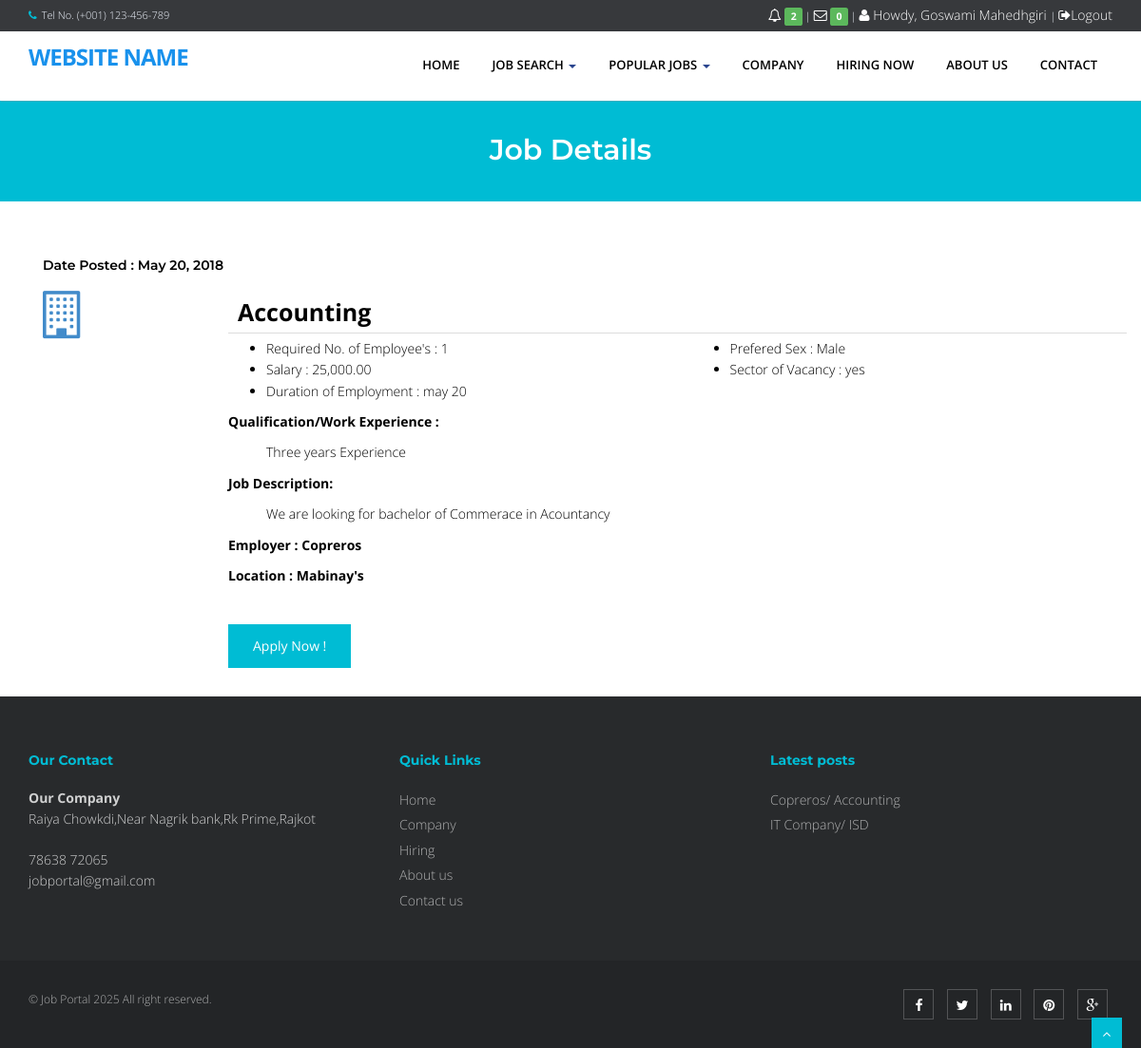
The app's page /job portal package/eris/index.php?q=viewjob&search=2 (signed in) with its own data.
### tables this page shows
CREATE TABLE `tblapplicants` (
  `APPLICANTID` int(11) NOT NULL,
  `FNAME` varchar(90) NOT NULL,
  `LNAME` varchar(90) NOT NULL,
  `MNAME` varchar(90) NOT NULL,
  `ADDRESS` varchar(255) NOT NULL,
  `SEX` varchar(11) NOT NULL,
  `CIVILSTATUS` varchar(30) NOT NULL,
  `BIRTHDATE` date NOT NULL,
  `BIRTHPLACE` varchar(255) NOT NULL,
  `AGE` int(2) NOT NULL,
  `USERNAME` varchar(90) NOT NULL,
  `PASS` varchar(90) NOT NULL,
  `EMAILADDRESS` varchar(90) NOT NULL,
  `CONTACTNO` varchar(90) NOT NULL,
  `DEGREE` text NOT NULL,
  `APPLICANTPHOTO` varchar(255) NOT NULL,
  `NATIONALID` varchar(255) NOT NULL
);

CREATE TABLE `tbljob` (
  `JOBID` int(11) NOT NULL,
  `COMPANYID` int(11) NOT NULL,
  `CATEGORY` varchar(90) NOT NULL,
  `OCCUPATIONTITLE` varchar(90) NOT NULL,
  `REQ_NO_EMPLOYEES` int(11) NOT NULL,
  `SALARIES` double NOT NULL,
  `DURATION_EMPLOYEMENT` varchar(90) NOT NULL,
  `QUALIFICATION_WORKEXPERIENCE` text NOT NULL,
  `JOBDESCRIPTION` text NOT NULL,
  `PREFEREDSEX` varchar(30) NOT NULL,
  `SECTOR_VACANCY` text NOT NULL,
  `JOBSTATUS` varchar(90) NOT NULL,
  `DATEPOSTED` datetime NOT NULL
);

CREATE TABLE `tblcompany` (
  `COMPANYID` int(11) NOT NULL,
  `COMPANYNAME` varchar(90) NOT NULL,
  `COMPANYADDRESS` varchar(90) NOT NULL,
  `COMPANYCONTACTNO` varchar(30) NOT NULL,
  `COMPANYSTATUS` varchar(90) NOT NULL,
  `COMPANYMISSION` text NOT NULL
);

### job portal package/eris/index.php (called while the page is built, shortened)
<?php
require_once("include/initialize.php");
$view = (isset($_GET['q']) && $_GET['q'] != '') ? $_GET['q'] : '';
switch ($view) {
	case 'viewjob' :
        $title="Job Details";
		break;
}
require_once("theme/templates.php");
?>

### job portal package/eris/include/database.php (called while the page is built, shortened)
<?php
class Database {
    private $conn;
    public $sql_string = '';
    public function open_connection() {
        $this->conn = mysqli_connect(server, user, pass);
        $db_select = mysqli_select_db($this->conn, database_name);
    }
    function setQuery($sql = '') {
        $this->sql_string = $sql;
    }
    function executeQuery() {
        $result = mysqli_query($this->conn, $this->sql_string);
        return $result;
    }
    private function confirm_query($result) {
        return $result;
    }
    function loadResultList($key = '') {
        $cur = $this->executeQuery();
        $array = [];
        while ($row = mysqli_fetch_object($cur)) {
            if ($key) {
                $array[$row->$key] = $row;
            } else {
                $array[] = $row;
            }
        }
        return $array;
    }
    function loadSingleResult() {
        $cur = $this->executeQuery();
        $row = mysqli_fetch_object($cur);
        return $row;
    }
}
$mydb = new Database();
?>

### job portal package/eris/include/applicant.php (called while the page is built, shortened)
<?php
require_once(LIB_PATH.DS.'database.php');
class Applicants {
	protected static  $tblname = "tblapplicants";
	function single_applicant($id=""){
			global $mydb;
			$mydb->setQuery("SELECT * FROM ".self::$tblname."
				Where APPLICANTID= '{$id}' LIMIT 1");
			$cur = $mydb->loadSingleResult();
			return $cur;
	}
}
?>

### job portal package/eris/theme/templates.php (the view, shortened to what this page needs)
 <!DOCTYPE html>
<html lang="en">
<head>
<link href="<?php echo web_root; ?>plugins/home-plugins/css/bootstrap.min.css" rel="stylesheet" />
<link href="<?php echo web_root; ?>plugins/home-plugins/css/fancybox/jquery.fancybox.css" rel="stylesheet">
<link href="<?php echo web_root; ?>plugins/home-plugins/css/flexslider.css" rel="stylesheet" />
<link href="<?php echo web_root; ?>plugins/home-plugins/css/style.css" rel="stylesheet" />
<link rel="stylesheet" href="<?php echo web_root;?>plugins/font-awesome/css/font-awesome.min.css">
<link rel="stylesheet" href="<?php echo web_root;?>plugins/dataTables/jquery.dataTables.min.css">
<link rel="stylesheet" href="<?php echo web_root;?>plugins/dataTables/jquery.dataTables_themeroller.css">
<link href="<?php echo web_root; ?>plugins/datepicker/bootstrap-datetimepicker.min.css" rel="stylesheet" media="screen">
<link href="<?php echo web_root; ?>plugins/datepicker/datepicker3.css" rel="stylesheet" media="screen">
</head>
<body>
<div id="wrapper" class="home-page">
  <header>
        <div class="topbar navbar-fixed-top">
          <div class="container">
            <div class="row">
              <div class="col-md-12">
                <p class="pull-left hidden-xs"><i class="fa fa-phone"></i>Tel No. (+001) 123-456-789</p>
                <?php if (isset($_SESSION['APPLICANTID'])) {
                    $sql = "SELECT count(*) as 'COUNTNOTIF' FROM `tbljob` ORDER BY `DATEPOSTED` DESC";
                    $mydb->setQuery($sql);
                    $showNotif = $mydb->loadSingleResult();
                    $notif =isset($showNotif->COUNTNOTIF) ? $showNotif->COUNTNOTIF : 0;
                    $applicant = new Applicants();
                    $appl  = $applicant->single_applicant($_SESSION['APPLICANTID']);
                    $sql ="SELECT count(*) as 'COUNT' FROM `tbljobregistration` WHERE `PENDINGAPPLICATION`=0 AND `HVIEW`=0 AND `APPLICANTID`='{$appl->APPLICANTID}'";
                    $mydb->setQuery($sql);
                    $showMsg = $mydb->loadSingleResult();
                    $msg =isset($showMsg->COUNT) ? $showMsg->COUNT : 0;
                    echo ' <p class="pull-right login"><a title="View Notification(s)" href="'.web_root.'applicant/index.php?view=notification"> <i class="fa fa-bell-o"></i> <span class="label label-success">'.$notif.'</span></a> | <a title="View Message(s)" href="'.web_root.'applicant/index.php?view=message"> <i class="fa fa-envelope-o"></i> <span class="label label-success">'.$msg.'</span></a> | <a title="View Profile" href="'.web_root.'applicant/"> <i class="fa fa-user"></i> Howdy, '. $appl->FNAME. ' '.$appl->LNAME .' </a> | <a href="'.web_root.'logout.php">  <i class="fa fa-sign-out"> </i>Logout</a> </p>';
                    }else{ ?>
                      <p   class="pull-right login"><a data-target="#myModal" data-toggle="modal" href=""> <i class="fa fa-lock"></i> Login </a></p>
                <?php } ?>
              </div>
            </div>
          </div>
        </div>
        <div style="min-height: 30px;"></div>
        <div class="navbar navbar-default navbar-static-top" >
            <div class="container">
                <div class="navbar-header">
                    <a class="navbar-brand" href="<?php echo web_root; ?>index.php">Website Name</a>
                </div>
                <div class="navbar-collapse collapse ">
                    <ul class="nav navbar-nav">
                        <li class="<?php echo !isset($_GET['q'])? 'active' :''?>"><a href="<?php echo web_root; ?>index.php">Home</a></li>
                        <li class="dropdown">
                          <a href="#" data-toggle="dropdown" class="dropdown-toggle">Job Search <b class="caret"></b></a>
                       </li>
                      <li class="dropdown <?php  if(isset($_GET['q'])) { if($_GET['q']=='category'){ echo 'active'; }else{ echo ''; }}  ?>">
                          <a href="#" data-toggle="dropdown" class="dropdown-toggle">Popular Jobs <b class="caret"></b></a>
                            <?php
                            $sql = "SELECT * FROM `tblcategory` LIMIT 10";
                            $mydb->setQuery($sql);
                            ?>
                       </li>
                        <li class="<?php  if(isset($_GET['q'])) { if($_GET['q']=='company'){ echo 'active'; }else{ echo ''; }}  ?>"><a href="<?php echo web_root; ?>index.php?q=company">Company</a></li>
                        <li class="<?php  if(isset($_GET['q'])) { if($_GET['q']=='hiring'){ echo 'active'; }else{ echo ''; }} ?>"><a href="<?php echo web_root; ?>index.php?q=hiring">Hiring Now</a></li>
                        <li class="<?php  if(isset($_GET['q'])) { if($_GET['q']=='About'){ echo 'active'; }else{ echo ''; }}  ?>"><a href="<?php echo web_root; ?>index.php?q=About">About Us</a></li>
                        <li class="<?php  if(isset($_GET['q'])) { if($_GET['q']=='Contact'){ echo 'active'; }else{ echo ''; }}  ?>"><a href="<?php echo web_root; ?>index.php?q=Contact">Contact</a></li>
                    </ul>
                </div>
            </div>
        </div>
  </header>
      <?php
      if (isset($_GET['q'])) {
        echo '<section id="inner-headline">
            <div class="container">
                <div class="row">
                    <div class="col-lg-12">
                        <h2 class="pageTitle">'.$title.'</h2>
                    </div>
                </div>
            </div>
            </section>';
      }
       require_once $content;
        ?>
  <footer>
  <div class="container">
    <div class="row">
      <div class="col-md-4 col-sm-4">
        <div class="widget">
          <h5 class="widgetheading">Our Contact</h5>
          <address>
          <strong>Our Company</strong><br>
          Raiya Chowkdi,Near Nagrik bank,Rk Prime,Rajkot</address>
          <p>
            <i class="icon-phone"></i> 78638 72065 <br>
            <i class="icon-envelope-alt"></i> jobportal@gmail.com
          </p>
        </div>
      </div>
      <div class="col-md-4 col-sm-4">
        <div class="widget">
          <h5 class="widgetheading">Quick Links</h5>
          <ul class="link-list">
            <li><a href="<?php echo web_root; ?>index.php">Home</a></li>
            <li><a href="<?php echo web_root; ?>index.php?q=company">Company</a></li>
            <li><a href="<?php echo web_root; ?>index.php?q=hiring">Hiring</a></li>
            <li><a href="<?php echo web_root; ?>index.php?q=About">About us</a></li>
            <li><a href="<?php echo web_root; ?>index.php?q=Contact">Contact us</a></li>
          </ul>
        </div>
      </div>
      <div class="col-md-4 col-sm-4">
        <div class="widget">
          <h5 class="widgetheading">Latest posts</h5>
          <ul class="link-list">
            <?php
                  $sql = "SELECT * FROM `tblcompany` c,`tbljob` j WHERE c.`COMPANYID`=j.`COMPANYID`   ORDER BY DATEPOSTED DESC LIMIT 3" ;
                  $mydb->setQuery($sql);
                  $cur = $mydb->loadResultList();
                  foreach ($cur as $result) {
                    echo ' <li><a href="'.web_root.'index.php?q=viewjob&search='.$result->JOBID.'">'.$result->COMPANYNAME . '/ '. $result->OCCUPATIONTITLE .'</a></li>';
                  }
              ?>
          </ul>
        </div>
      </div>
    </div>
  </div>
  <div id="sub-footer">
    <div class="container">
      <div class="row">
        <div class="col-lg-6">
          <div class="copyright">
            <p>
              <span>&copy; Job Portal 2025 All right reserved.
            </p>
          </div>
        </div>
        <div class="col-lg-6">
          <ul class="social-network">
            <li><a href="#" data-placement="top" title="Facebook"><i class="fa fa-facebook"></i></a></li>
            <li><a href="#" data-placement="top" title="Twitter"><i class="fa fa-twitter"></i></a></li>
            <li><a href="#" data-placement="top" title="Linkedin"><i class="fa fa-linkedin"></i></a></li>
            <li><a href="#" data-placement="top" title="Pinterest"><i class="fa fa-pinterest"></i></a></li>
            <li><a href="#" data-placement="top" title="Google plus"><i class="fa fa-google-plus"></i></a></li>
          </ul>
        </div>
      </div>
    </div>
  </div>
  </footer>
</div>
<a href="#" class="scrollup"><i class="fa fa-angle-up active"></i></a>
</body>
</html>

### job portal package/eris/viewjob.php
    <section id="content">
        <div class="container content">
 <?php
 if (isset($_GET['search'])) {
    $jobid = $_GET['search'];
 }else{
     $jobid = '';
 }
    $sql = "SELECT * FROM `tblcompany` c,`tbljob` j WHERE c.`COMPANYID`=j.`COMPANYID` AND JOBID LIKE '%" . $jobid ."%' ORDER BY DATEPOSTED DESC" ;
    $mydb->setQuery($sql);
    $cur = $mydb->loadResultList();
    foreach ($cur as $result) {
  ?>
           <div class="container">
             <div class="mg-available-rooms">
                    <h5 class="mg-sec-left-title">Date Posted :  <?php echo date_format(date_create($result->DATEPOSTED),'M d, Y'); ?></h5>
                        <div class="mg-avl-rooms">
                            <div class="mg-avl-room">
                                <div class="row">
                                    <div class="col-sm-2">
                                        <a href="#"><span class="fa fa-building-o" style="font-size: 50px"></span></a>
                                    </div>
                                    <div class="col-sm-10">
                                        <div style="border-bottom: 1px solid #ddd;padding: 10px;font-size: 25px;font-weight: bold;color: #000;margin-bottom: 5px;"><?php echo $result->OCCUPATIONTITLE ;?>
                                        </div>
                                        <div class="row contentbody">
                                            <div class="col-sm-6">
                                                <ul>
                                                    <li><i class="fp-ht-bed"></i>Required No. of Employee's : <?php echo $result->REQ_NO_EMPLOYEES; ?></li>
                                                    <li><i class="fp-ht-food"></i>Salary : <?php echo number_format($result->SALARIES,2);  ?></li>
                                                    <li><i class="fa fa-sun-"></i>Duration of Employment : <?php echo $result->DURATION_EMPLOYEMENT; ?></li>
                                                </ul>
                                            </div>
                                            <div class="col-sm-6">
                                                <ul>
                                                    <li><i class="fp-ht-tv"></i>Prefered Sex : <?php echo $result->PREFEREDSEX; ?></li>
                                                    <li><i class="fp-ht-computer"></i>Sector of Vacancy : <?php echo $result->SECTOR_VACANCY; ?></li>
                                                </ul>
                                            </div>
                                            <div class="col-sm-12">
                                                <p>Qualification/Work Experience :</p>
                                                 <ul style="list-style: none;">
                                                    <li><?php echo $result->QUALIFICATION_WORKEXPERIENCE ;?></li>
                                                </ul>
                                            </div>
                                            <div class="col-sm-12">
                                                <p>Job Description:</p>
                                                <ul style="list-style: none;">
                                                     <li><?php echo $result->JOBDESCRIPTION ;?></li>
                                                </ul>
                                             </div>
                                            <div class="col-sm-12">
                                                <p>Employer :  <?php echo  $result->COMPANYNAME; ?></p>
                                                <p>Location :  <?php echo  $result->COMPANYADDRESS; ?></p>
                                            </div>
                                        </div>
                                          <a href="<?php echo web_root; ?>index.php?q=apply&job=<?php echo $result->JOBID;?>&view=personalinfo" class="btn btn-main btn-next-tab">Apply Now !</a>
                                    </div>
                                </div>
                            </div>
                        </div>
                    </div>
            </div>
<?php  } ?>    </div>
    </section>

### job portal package/eris/theme/templates.php (style rules this page uses)
#content { min-height: 400px; color: #000; }
.contentbody p { font-weight: bold; }
.login a { font-size: 14px; color: #fff; padding:0px; }

### records on screen
tblapplicants: FNAME "Goswami", LNAME "Mahedhgiri"
tbljob: DATEPOSTED "May 20, 2018", OCCUPATIONTITLE "Accounting", REQ_NO_EMPLOYEES "1", SALARIES "25,000.00", DURATION_EMPLOYEMENT "may 20", PREFEREDSEX "Male", SECTOR_VACANCY "yes", QUALIFICATION_WORKEXPERIENCE "Three years Experience", JOBDESCRIPTION "We are looking for bachelor of Commerace in Acountancy", COMPANYID.COMPANYNAME "Copreros", COMPANYID.COMPANYADDRESS "Mabinay's"
tbljob: COMPANYID.COMPANYNAME "IT Company", OCCUPATIONTITLE "ISD"

### other values on screen
$notif "2"
$msg "0"
$title "Job Details"
